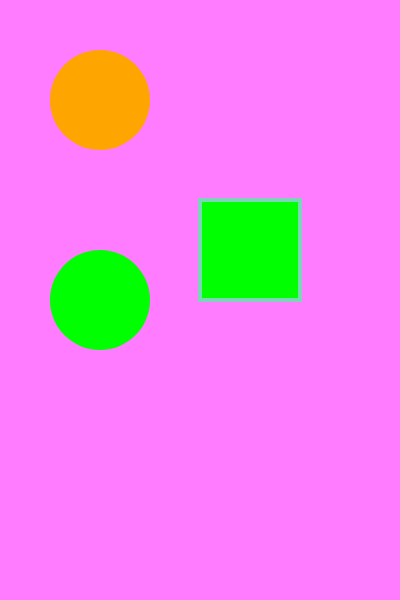
Frame 1 (no input)
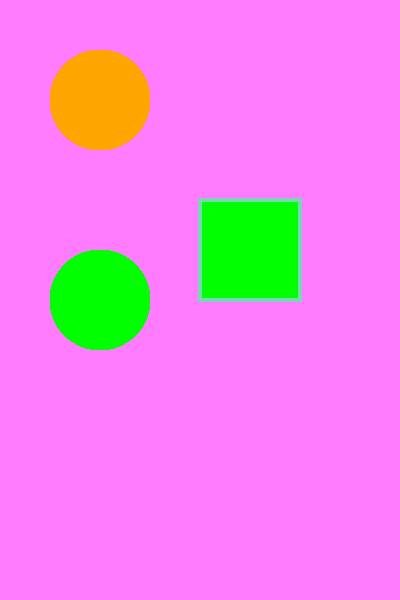
Frame 60 (no input)
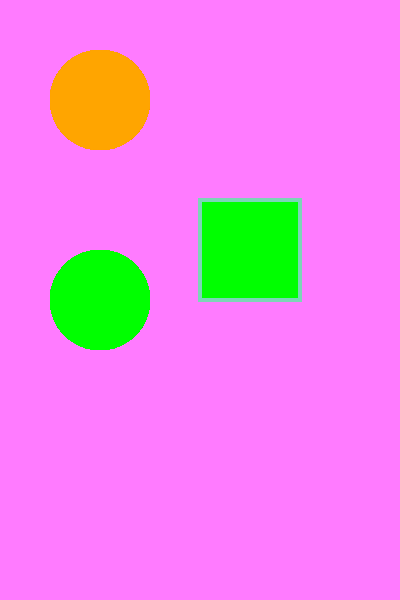
Frame 120 (the mouse pressed at the canvas centre since frame 60)

The p5.js sketch that drew these frames (run headless with seeded random() and noise() and a simulated clock; from frame 60 on, the mouse is pressed at the canvas centre):

// p5.js sketch
// ── sketch.js
function setup() {
    createCanvas(400,600);
    background(255,123,255);
}

function draw() {
    stroke(0);
    strokeWeight(0);
    fill("orange");
    ellipse(100,100,100,100);
    fill(0,255,0);
    ellipse(100,300,100,100);
    stroke(124,213,182);
    strokeWeight(4);
    rect(200,200,100,100);


}
